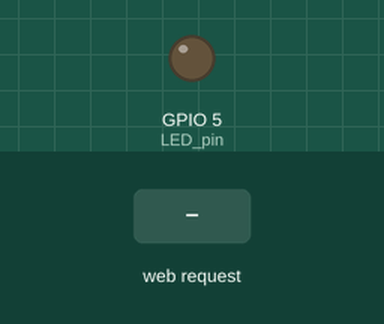
Simulated run of this sketch. Board: ESP8266 (NodeMCU). On the bench: output pins drawn as LEDs (lit = HIGH). The test bench sets the inputs (shaded band). WiFi joins after 1.5 s; servers stay silent unless stated; what the sketch prints to the serial monitor is not drawn.

Above: at 2.7 s.
2.8 s: HTTP request GET /LED=ON received
At 3.5 s:
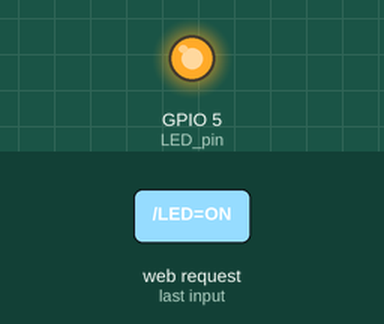
4.3 s: HTTP request GET /LED=OFF received
At 4.6 s:
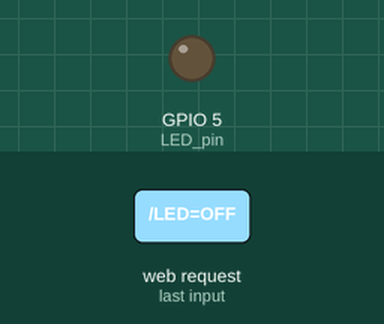
Timing chart, 0 to 7.3 s (numbered marks = the images above; inputs shaded):
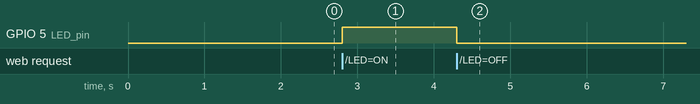

Measured:
- after the input at 2.8 s, GPIO 5 (LED_pin): LOW → HIGH at once
- after the input at 4.3 s, GPIO 5 (LED_pin): HIGH → LOW at once

The sketch:

nodeMCU-web_cds_upload.ino
```cpp
#include <ESP8266WiFi.h>

const char* ssid = "ssid";
const char* password = "pw";
WiFiServer server(80);

int LED_pin=5;

void setup() {
  pinMode(LED_pin, OUTPUT);
  digitalWrite(LED_pin, LOW);
  Serial.begin(115200);
  WiFi.begin(ssid, password);
  while (WiFi.status() != WL_CONNECTED) {
    delay(500);
    Serial.print(".");
  }
  Serial.println("");
  Serial.println("WiFi connected");
  Serial.print("IP adderss = ");
  Serial.println(WiFi.localIP());

  // Start the server
    server.begin();
  Serial.println("Server started");
}

void loop() {
 // 클라이언트가 접속되었는지 확인
WiFiClient client = server.available();
  if (!client) {
    return;
  }

// 클라이언트가 데이터를 보낼 때까지 기다림
Serial.println("new client");
  while(!client.available()){
    delay(1);
  }

// 리퀘스트의 첫번째 줄을 읽어들임
String request = client.readStringUntil('\r');
  Serial.println(request);
  client.flush();

// 리퀘스트에 따른 LED제어
int value = LOW;
  if (request.indexOf("/LED=ON") != -1) {
    digitalWrite(LED_pin, HIGH);
      value = HIGH;
  }
  if (request.indexOf("/LED=OFF") != -1) {
    digitalWrite(LED_pin, LOW);
     value = LOW;
  }

// 클라이언트 리퀘스트에 대한 응답 메시지
client.println("HTTP /1.1 200 OK");
client.println("Content Type: text/html");
client.println(""); // do not forget this one
client.println("<!DOCTYPE HTML>");
client.println("<html>");
client.println("<style>");
client.println("#button{box-radius:15px;");
client.println("</style>");


client.print("Led is turned ");
  if(value)
    client.print("On");
 else
    client.print("Off");
client.println("<br><br>");
client.println("<a href=\"/LED=ON \"\"><button>Turn On </button></a>");
client.println("<a href=\"/LED=OFF \"\"><button>Turn Off </button></a><br/>");
client.println ("</html>");

delay(1);
Serial.println("Client disonnected");
Serial.println("");
}
```
